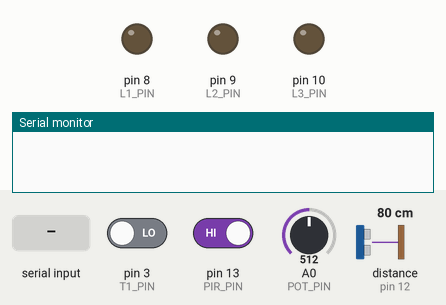
This sketch was run on a simulated Arduino Uno, built with avr-gcc and run on an emulated ATmega328P. On the bench: output pins drawn as LEDs (lit = HIGH), the last lines printed to the serial monitor. Wiring (inferred from the names in the program): ultrasonic range finder: trigger pin 11; echo pin 12. The inputs (shaded band) are chosen by the test bench; at power-on: distance to the obstacle (sensor on pin 12) 80 cm, pin 3 (T1_PIN) LOW, pin 13 (PIR_PIN) HIGH, A0 (POT_PIN) = 512. The echo pulse lasts 58.3 µs per cm; pins used as bus, display or sensor lines are not drawn.

Above: at 1.2 s.
1.3 s: distance to the obstacle (sensor on pin 12) set to 2 cm
3.8 s: pin 3 (T1_PIN) driven HIGH
At 4.6 s:
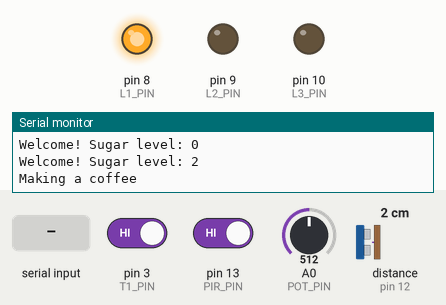
At 5.6 s:
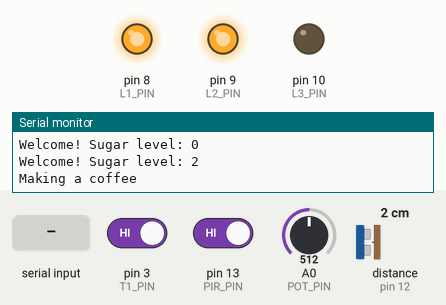
6.8 s: "1\n" received over Serial
8.4 s: pin 3 (T1_PIN) driven LOW
10.6 s: pin 3 (T1_PIN) driven HIGH and pin 13 (PIR_PIN) driven LOW
At 13.5 s:
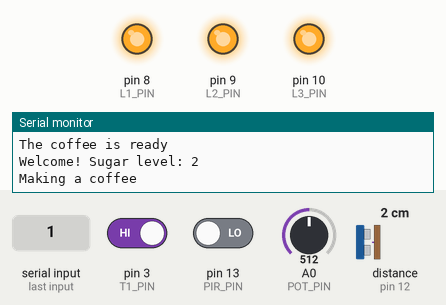
Timing chart, 0 to 14.6 s (numbered marks = the images above; inputs shaded):
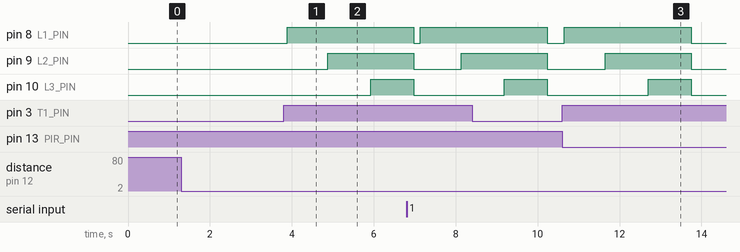

The sketch:

smart_cm.ino
```cpp
#include "Scheduler.h"
#include "CoffeeCommTask.h"
#include "SmartCoffeeTask.h"
#include "MsgService.h"
Scheduler sched;
bool refilled = false;

void setup() {
    sched.init(50);
    MsgService.init();
    CoffeeCommTask* cct = new CoffeeCommTask();
    cct->init(50);
    sched.addTask(cct);

    SmartCoffeeTask* sct = new SmartCoffeeTask();
    sct->init(50);
    sched.addTask(sct);
}

void loop() {
    sched.schedule();
}
```

Button.cpp
```cpp
#include "Button.h"
#include "Arduino.h"

Button::Button(int pin){
  this->pin = pin;
  pinMode(pin, INPUT);
}

bool Button::isPressed(){
  return digitalRead(pin) == HIGH;
}
```

Button.h
```cpp
#ifndef BUTTON_LIB
#define BUTTON_LIB

class Button {
 public:
  Button(int pin);
  bool isPressed();
private:
  int pin;
};

#endif
```

CoffeeCommTask.cpp
```cpp
#include "CoffeeCommTask.h"
#include "pinconfig.h"
#include "Logger.h"

#define MSG_COFFEE_REFILLED "5"

extern bool refilled;

CoffeeCommTask::CoffeeCommTask(){

}

void CoffeeCommTask::init(int period){
  Task::init(period);
}

void CoffeeCommTask::tick(){
  if (MsgService.isMsgAvailable()){
    Msg* msg = MsgService.receiveMsg();
    const String& content = msg->getContent();
    if (content == MSG_COFFEE_REFILLED){
      msg->setContent("COFFEE REFILLED");
      Logger.log("Coffee refilled: 3");
      refilled = true;
    } else {
      Logger.log("CCT: unknown req: "+content);
    }


  delete msg;
  }
}
```

CoffeeCommTask.h
```cpp
#ifndef COFFEECOMMTASK_LIB
#define COFFEECOMMTASK_LIB

#include "Task.h"
#include "MsgService.h"

class CoffeeCommTask: public Task {

public:

  CoffeeCommTask();
  void init(int period);
  void tick();
};

#endif
```

Led.cpp
```cpp
#include "Led.h"
#include "Arduino.h"

Led::Led(int pin){
  this->pin = pin;
  pinMode(pin, OUTPUT);
}

void Led::switchOn(){
  digitalWrite(pin, HIGH);
}

void Led::switchOff(){
  digitalWrite(pin, LOW);
};
```

Led.h
```cpp
#ifndef LED_LIB
#define LED_LIB

class Led {
public:
  Led(int pin);
  void switchOn();
  void switchOff();
protected:
  int pin;
};

#endif
```

Logger.cpp
```cpp
#include "Logger.h"
#include "MsgService.h"

void LoggerService::log(const String& msg){
  MsgService.sendMsg(msg);
}
```

Logger.h
```cpp
#ifndef LOG_LIB
#define LOG_LIB

#include "Arduino.h"


class LoggerService {

public:

  void log(const String& msg);
};

extern LoggerService Logger;

#endif
```

MsgService.cpp
```cpp
#include "Arduino.h"
#include "MsgService.h"

String content;

MsgServiceClass MsgService;

bool MsgServiceClass::isMsgAvailable(){
  return msgAvailable;
}

Msg* MsgServiceClass::receiveMsg(){
  if (msgAvailable){
    Msg* msg = currentMsg;
    msgAvailable = false;
    currentMsg = NULL;
    content = "";
    return msg;
  } else {
    return NULL;
  }
}

void MsgServiceClass::init(){
  Serial.begin(9600);
  content.reserve(256);
  content = "";
  currentMsg = NULL;
  msgAvailable = false;
}

void MsgServiceClass::sendMsg(const String& msg){
  Serial.println(msg);
}

void serialEvent() {
  /* reading the content */
  while (Serial.available()) {
    char ch = (char) Serial.read();
    if (ch == '\n'){
      MsgService.currentMsg = new Msg(content);
      MsgService.msgAvailable = true;
    } else {
      content += ch;
    }
  }
}

bool MsgServiceClass::isMsgAvailable(Pattern& pattern){
  return (msgAvailable && pattern.match(*currentMsg));
}

Msg* MsgServiceClass::receiveMsg(Pattern& pattern){
  if (msgAvailable && pattern.match(*currentMsg)){
    Msg* msg = currentMsg;
    msgAvailable = false;
    currentMsg = NULL;
    content = "";
    return msg;
  } else {
    return NULL;
  }

}
```

MsgService.h
```cpp
#ifndef MSG_LIB
#define MSG_LIB

#include "Arduino.h"

class Msg {
  String content;

public:
  Msg(String content){
    this->content = content;
  }

  String getContent(){
    return content;
  }

  void setContent(String content) {
    this->content = content;
  }
};

class Pattern {
public:
  virtual boolean match(const Msg& m) = 0;
};

class MsgServiceClass {

public:

  Msg* currentMsg;
  bool msgAvailable;

  void init();

  bool isMsgAvailable();
  Msg* receiveMsg();

  bool isMsgAvailable(Pattern& pattern);
  Msg* receiveMsg(Pattern& pattern);

  void sendMsg(const String& msg);
};

extern MsgServiceClass MsgService;

#endif
```

Pir.cpp
```cpp
#include "Pir.h"
#include "Arduino.h"

Pir::Pir(int pin){
  this->pin = pin;
  pinMode(pin, INPUT);
}

bool Pir::isDetected(){
  return digitalRead(pin) == HIGH;
}
```

Pir.h
```cpp
#ifndef PIR_LIB
#define PIR_LIB

class Pir {
public:
  Pir(int pin);
  bool isDetected();

private:
  int pin;
};

#endif
```

Pot.cpp
```cpp
#include "Pot.h"
#include "Arduino.h"

Pot::Pot(int pin) {
    this->pin = pin;
    pinMode(pin, INPUT);
}

int Pot::getSugar() {
    int sugar = analogRead(pin);
    sugar = map(sugar, 0, 1023, 1, 4);
    return sugar;
}
```

Pot.h
```cpp
#ifndef POT_LIB
#define POT_LIB

class Pot {
private:
    int pin;

public:
    Pot(int pin);
    int getSugar();
};

#endif
```

Scheduler.cpp
```cpp
#include "Scheduler.h"

void Scheduler::init(int basePeriod){
  this->basePeriod = basePeriod;
  timer.setupPeriod(basePeriod);
  nTasks = 0;
}

bool Scheduler::addTask(Task* task){
  if (nTasks < MAX_TASKS-1){
    taskList[nTasks] = task;
    nTasks++;
    return true;
  } else {
    return false;
  }
}

void Scheduler::schedule(){
  timer.waitForNextTick();
  for (int i = 0; i < nTasks; i++){
    if (taskList[i]->updateAndCheckTime(basePeriod)){
      taskList[i]->tick();
    }
  }
}
```

Scheduler.h
```cpp
#ifndef SCHED_LIB
#define SCHED_LIB

#include "Timer.h"
#include "Task.h"

#define MAX_TASKS 10

class Scheduler {

  int basePeriod;
  int nTasks;
  Task* taskList[MAX_TASKS];
  Timer timer;

public:
  void init(int basePeriod);
  virtual bool addTask(Task* task);
  virtual void schedule();
};

#endif
```

SmartCoffeeTask.cpp
```cpp
#include "SmartCoffeeTask.h"
#include "pinconfig.h"
#include "Led.h"
#include "Logger.h"

extern bool refilled;

SmartCoffeeTask::SmartCoffeeTask() {
    pir = new Pir(PIR_PIN);
    t1 = new Button(T1_PIN);
    sDist = new Sonar(SD_ECHO, SD_TRIG);
    pot = new Pot(POT_PIN);
    l1 = new Led(L1_PIN);
    l2 = new Led(L2_PIN);
    l3 = new Led(L3_PIN);
}

void SmartCoffeeTask::init(int period) {
    Task::init(period);
    state = STANDBY;
}

void SmartCoffeeTask::tick() {
    switch(state) {
        case STANDBY: {
            if(pir->isDetected()) {
                detectionTime = 0;
                afk = 0;
                state = ON;
                sugar = 0;
            }
            break;
        }
        case ON: {
            if(sDist->getDistance() <= DIST1) {
                detectionTime += myPeriod;
                afk = 0;
            }
            else if(pir->isDetected() == false){
                detectionTime = 0;
                afk += myPeriod;
            }
            if (detectionTime >= DT1) {
                Logger.log("Welcome! Sugar level: "+String(sugar));
                state = READY;
            }
            else if (afk >= DT2b) {
                detectionTime = 0;
                afk = 0;
                state = STANDBY;
            }
            break;
        }
        case READY: {
            if(afk >= DT2a) {
                afk = 0;
                state = ON;
            }

            if(sDist->getDistance() <= DIST1) {
                afk += myPeriod;
            } else {
                afk = 0;
            }

            if (sugar != pot->getSugar()) {
                sugar = pot->getSugar();
                Logger.log("Welcome! Sugar level: "+String(sugar));
            }

            if(t1->isPressed()) {
                Logger.log("Making a coffee");
                afk = 0;
                detectionTime = 0;
                state = COFFEE;
            }
            break;
        }
        case COFFEE: {
            l1->switchOn();
            afk += myPeriod;
            if(afk >= DT3/3)
                l2->switchOn();
            if(afk >= 2*DT3/3)
                l3->switchOn();
            if(afk >= DT3) {
                l1->switchOff();
                l2->switchOff();
                l3->switchOff();
                afk = 0;
                Logger.log("The coffee is ready");
                state = COFFEE_READY;
            }
            break;
        }
        case COFFEE_READY: {
            if(sDist->getDistance() <= DIST2) {
                coffee_taken = true;
            }
            else {
                afk += myPeriod;
            }

            if(afk >= DT4 || coffee_taken) {
                afk = 0;
                coffee_num--;
                if(coffee_num == 0) {
                    Logger.log("No more coffee. Waiting for recharge");
                    state = MAINTENANCE;
                }
                else {
                    Logger.log("Welcome! Sugar level: "+String(sugar));
                    state = READY;
                }
            }
            break;
        }
        case MAINTENANCE: {
            if(refilled == true) {
                coffee_num = NMAX;
                refilled = false;
                Logger.log("Welcome! Sugar level: "+String(sugar));
                state = READY;
            }
            break;
        }
    }
}
```

SmartCoffeeTask.h
```cpp
#ifndef SMART_COFFEE_TASK
#define SMART_COFFEE_TASK

#include "Task.h"
#include "Timer.h"
#include "Pir.h"
#include "Sonar.h"
#include "Button.h"
#include "Pot.h"
#include "Led.h"
#include "MsgService.h"

class SmartCoffeeTask: public Task {
public:

    SmartCoffeeTask();
    void init(int period);
    void tick();

private:
    Pir* pir;
    Sonar* sDist;
    Button* t1;
    Pot* pot;
    Led* l1;
    Led* l2;
    Led* l3;
    int detectionTime;
    int afk;
    bool coffee_taken = false;
    int coffee_num = 3;
    const int DT1 = 1000;
    const int DT2a = 5000;
    const int DT2b = 5000;
    const int DT3 = 3000;
    const int DT4 = 5000;
    const float DIST1 = 0.3;
    const float DIST2 = 0.1;
    const int NMAX = 3;
    int sugar;

    enum { STANDBY, ON, READY, COFFEE, COFFEE_READY, MAINTENANCE } state;
};

#endif
```

Sonar.cpp
```cpp
#include "Sonar.h"
#include "Arduino.h"

Sonar::Sonar(int echoP, int trigP) : echoPin(echoP), trigPin(trigP){
  pinMode(trigPin, OUTPUT);
  pinMode(echoPin, INPUT);

}

float Sonar::getDistance(){
    digitalWrite(trigPin,LOW);
    delayMicroseconds(3);
    digitalWrite(trigPin,HIGH);
    delayMicroseconds(5);
    digitalWrite(trigPin,LOW);

    float tUS = pulseIn(echoPin, HIGH);
    float t = tUS / 1000.0 / 1000.0 / 2;
    float d = t*vs;
    return d;
}
```

Sonar.h
```cpp
#ifndef SONAR_LIB
#define SONAR_LIB

class Sonar {

public:
  Sonar(int echoPin, int trigPin);
  float getDistance();

private:
    const float vs = 331.5 + 0.6*20;
    int echoPin, trigPin;
};

#endif
```

Task.h
```cpp
#ifndef TASK_LIB
#define TASK_LIB

class Task {
protected:
  int myPeriod;
  int timeElapsed;

public:
  virtual void init(int period){
    myPeriod = period;
    timeElapsed = 0;
  }

  virtual void tick() = 0;

  bool updateAndCheckTime(int basePeriod){
    timeElapsed += basePeriod;
    if (timeElapsed >= myPeriod){
      timeElapsed = 0;
      return true;
    } else {
      return false;
    }
  }

};

#endif
```

Timer.cpp
```cpp
#include "Timer.h"
#include "Arduino.h"

volatile bool timerFlag;

ISR(TIMER1_COMPA_vect){
  timerFlag = true;
}

Timer::Timer(){
  timerFlag = false;
}

void Timer::setupFreq(int freq){

  // disabling interrupt
  cli();

  TCCR1A = 0; // set entire TCCR1A register to 0
  TCCR1B = 0; // same for TCCR1B
  TCNT1  = 0; //initialize counter value to 0

  /*
   * set compare match register
   *
   * OCR1A = (16*2^20) / (100*PRESCALER) - 1 (must be < 65536)
   *
   * assuming a prescaler = 1024 => OCR1A = (16*2^10)/freq
   */
  OCR1A = 16*1024/freq;
  // turn on CTC mode
  TCCR1B |= (1 << WGM12);
  // Set CS11 for 8 prescaler
  TCCR1B |= (1 << CS12) | (1 << CS10);
  // enable timer compare interrupt
  TIMSK1 |= (1 << OCIE1A);

  // enabling interrupt
  sei();

}

/* period in ms */
void Timer::setupPeriod(int period){

  // disabling interrupt
  cli();

  TCCR1A = 0; // set entire TCCR1A register to 0
  TCCR1B = 0; // same for TCCR1B
  TCNT1  = 0; //initialize counter value to 0

  /*
   * set compare match register
   *
   * OCR1A = (16*2^20) / (100*PRESCALER) - 1 (must be < 65536)
   *
   * assuming a prescaler = 1024 => OCR1A = (16*2^10)* period/1000 (being in ms)
   */
  OCR1A = 16.384*period;
  // turn on CTC mode
  TCCR1B |= (1 << WGM12);
  // Set CS11 for 8 prescaler
  TCCR1B |= (1 << CS12) | (1 << CS10);
  // enable timer compare interrupt
  TIMSK1 |= (1 << OCIE1A);

  // enabling interrupt
  sei();

}

void Timer::waitForNextTick(){
  /* wait for timer signal */
  while (!timerFlag){}
  timerFlag = false;

}
```

Timer.h
```cpp
#ifndef TIMER_LIB
#define TIMER_LIB

class Timer {

public:
  Timer();
  void setupFreq(int freq);
  /* period in ms */
  void setupPeriod(int period);
  void waitForNextTick();

};


#endif
```

pinconfig.h
```cpp
#define POT_PIN A0
#define T1_PIN 3
#define L1_PIN 8
#define L2_PIN 9
#define L3_PIN 10
#define SD_TRIG 11
#define SD_ECHO 12
#define PIR_PIN 13
```

Measured:
- after the input at 3.8 s, pin 8 (L1_PIN): LOW → HIGH after 0.08 s; pin 9 (L2_PIN): LOW → HIGH after 1.1 s; pin 10 (L3_PIN): LOW → HIGH after 2.1 s
- after the input at 10.6 s, pin 8 (L1_PIN): LOW → HIGH after 0.05 s, → LOW 3.1 s later; pin 9 (L2_PIN): LOW → HIGH after 1.1 s, → LOW 2.1 s later; pin 10 (L3_PIN): LOW → HIGH after 2.1 s, → LOW 1.0 s later
